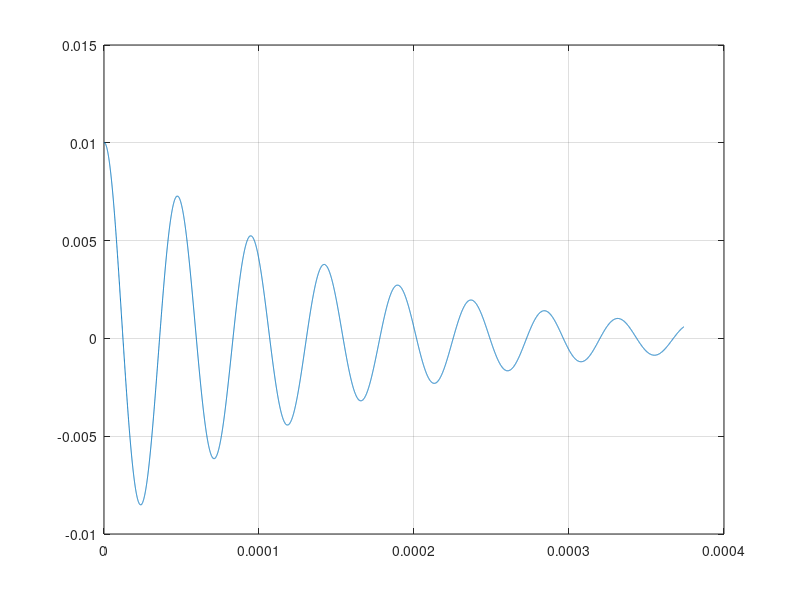

This chart was generated by the following MATLAB code:
%%%%%%%%%%%%%%%%%%%%%%%%%%%%%%%%%%%%%%%%%%%%%%%%%%%%%%%%%%%%%%%%
%| Script by Dr. Fabian Denner, f.denner09@imperial.ac.uk,    |%
%|   Dept. Mechanical Engineering, Imperial College London    |%
%|============================================================|%
%| Script to calculate the dispersion of a single capillary   |%
%| wave based on the analytical initial-value solution of     |%
%| Prosperetti (Phys. Fluids 24, 1981, pp. 1217-1223) for     |%
%| two-fluid cases with equal kinematic viscosity and         |%
%| one-fluid cases (setting density and viscosity of the      |%
%| upper fluid to 0).                                         |%
%%%%%%%%%%%%%%%%%%%%%%%%%%%%%%%%%%%%%%%%%%%%%%%%%%%%%%%%%%%%%%%%

clc; 
clear all;
close all;

%--------------------------------------------------------------
%   Input data.
%--------------------------------------------------------------

% Density upper fluid [kg/m^3]
rhoU = 0.0;
% Viscosity upper fluid [Pa s]
muU = 0.0;

% Density lower fluid [kg/m^3]
rhoL = 1000.0;    
% Viscosity lower fluid [Pa s]
muL = 1.0e-3;       

% Surface tension [N/m]
sigma = 0.072;  

% Wavelength [m]
l = 1e-4;    
% Wavenumber [1/m]
k = 2*pi/l;     
% Time steps per period [s]
dtpp = 200;
% Output file name
filename = './capillaryWave';

%--------------------------------------------------------------
%   Calculation of constants for a cosine wave 
%   with a0 = amplitude and no initial velocity (u0 = 0)
%--------------------------------------------------------------

% Density ratio
beta = rhoL * rhoU / ((rhoL + rhoU)^2);
% Kinematic viscosity
v    = muL / rhoL;                      
% Square of inviscid angular freq.
wSq  = sigma * k^3 / (rhoL + rhoU);     
% Initial amplitude
a0   = 0.01;                            
% Initial velocity of center point
u0   = 0;        
% Characteristic timescale
tau = 1/sqrt(wSq);
% Time step (different per case!)
dt = tau/dtpp;             
% Dimensionless viscosity
epsil = v*k^2/sqrt(wSq);

%--------------------------------------------------------------
%   Calculation of roots z1, z2, z3 and z4.
%--------------------------------------------------------------

p1 = 1;
p2 = -4*beta*sqrt(k^2*v);
p3 = 2*(1-6*beta)*k^2*v;
p4 = 4*(1-3*beta)*(k^2*v)^(3/2);
p5 = (1-4*beta)*v^2*k^4 + wSq;

p = [p1 p2 p3 p4 p5];

% Vector with the four roots z1, z2, z3 and z4
z = roots(p);       

%--------------------------------------------------------------
%   Calculation of interface height h.
%--------------------------------------------------------------

t = 0:dt:50.0*tau;

part0 = 4*(1-4*beta)*v^2*k^4/(8*(1-4*beta)*v^2*k^4 + wSq) * a0 * ...
        erfc(sqrt(v*k^2*t));

Z1 = (z(2)-z(1))*(z(3)-z(1))*(z(4)-z(1));
part1 = z(1)/Z1 * (wSq*a0/(z(1)^2 - v*k^2) - u0) * exp((z(1)^2-v*k^2)*t) .* ...
        erfc(real(z(1))*sqrt(t));

Z2 = (z(1)-z(2))*(z(3)-z(2))*(z(4)-z(2));
part2 = z(2)/Z2 * (wSq*a0/(z(2)^2 - v*k^2) - u0) * exp((z(2)^2-v*k^2)*t) .* ...
        erfc(real(z(2))*sqrt(t));

Z3 = (z(1)-z(3))*(z(2)-z(3))*(z(4)-z(3));
part3 = z(3)/Z3 * (wSq*a0/(z(3)^2 - v*k^2) - u0) * exp((z(3)^2-v*k^2)*t) .* ...
        erfc(real(z(3))*sqrt(t));

Z4 = (z(1)-z(4))*(z(2)-z(4))*(z(3)-z(4));
part4 = z(4)/Z4 * (wSq*a0/(z(4)^2 - v*k^2) - u0) * exp((z(4)^2-v*k^2)*t) .* ...
        erfc(real(z(4))*sqrt(t));

h = part0 + part1 + part2 + part3 + part4;

%--------------------------------------------------------------
%   Output
%--------------------------------------------------------------

plot(t,h)    
hold on
grid on
mat=[t;h];
csvwrite(filename,transpose(mat))
